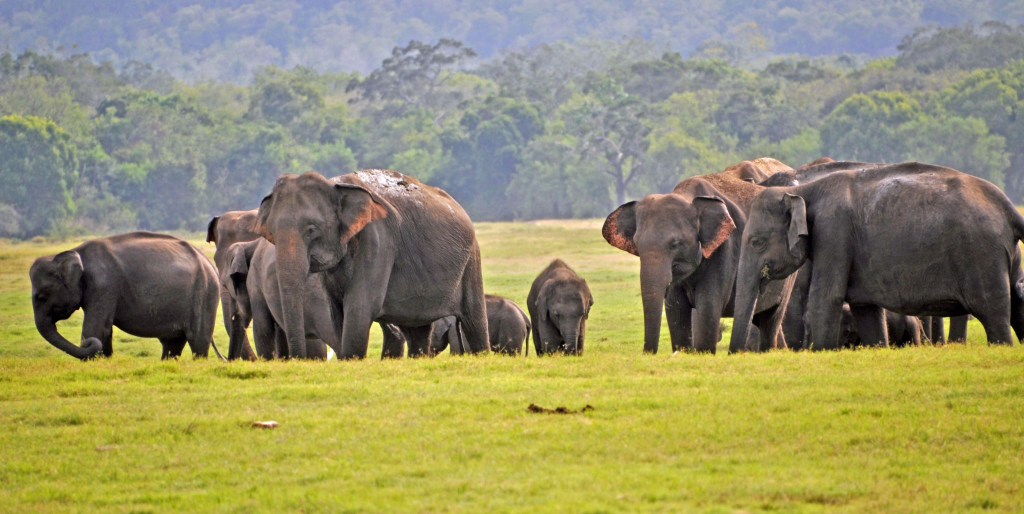
#> input picture assets/elephants.jpg, 2048 x 1028 px (shown at 1/2 size)
$ python img_fundamentals.py
#> lines starting #> are read from the running program, lines starting #| are printed output that depends on the picture; after the words box and inside, x2 and y2 are one past the last pixel; in counts of white or black regions, pixels touching at a corner belong together
import cv2
import random
img = cv2.imread('./assets/elephants.jpg', -1)
#> img is the input picture: shape (1028, 2048, 3); mean B, G, R 105.2, 144.2, 147.9

# print(img)
# img is represented as an array with pixel values
# print(img[256][25]) , value of one pixel

for i in range(100):
    for j in range (img.shape[1]):
        img[i][j] = [random.randint(0,255), random.randint(0,255), random.randint(0,255)]
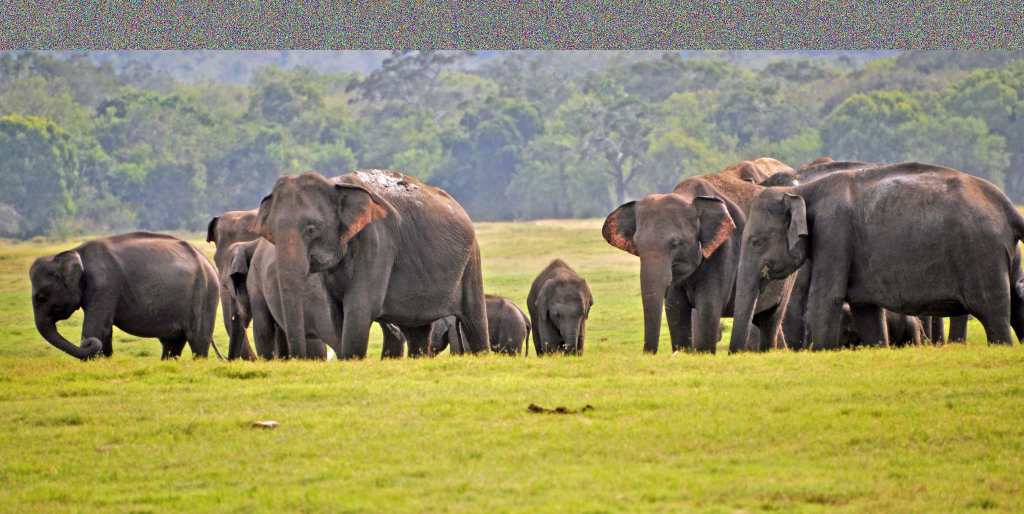
#> img: shape (1028, 2048, 3) (shown at 1/2 size); 9.73% of pixels changed, all inside (x1, y1, x2, y2) = (0, 0, 2048, 100)


cv2.imshow('Image',img)
cv2.waitKey(0)
cv2.destroyAllWindows()

img = cv2.imread('./assets/elephants.jpg', -1)
tag = img[500:700,600:900]  # slicing the image
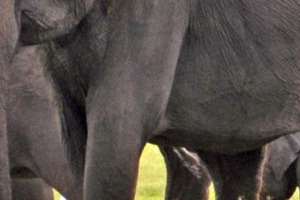
#> tag: shape (200, 300, 3); mean B, G, R 71, 76.2, 82.7
img[100:300,400:700] = tag
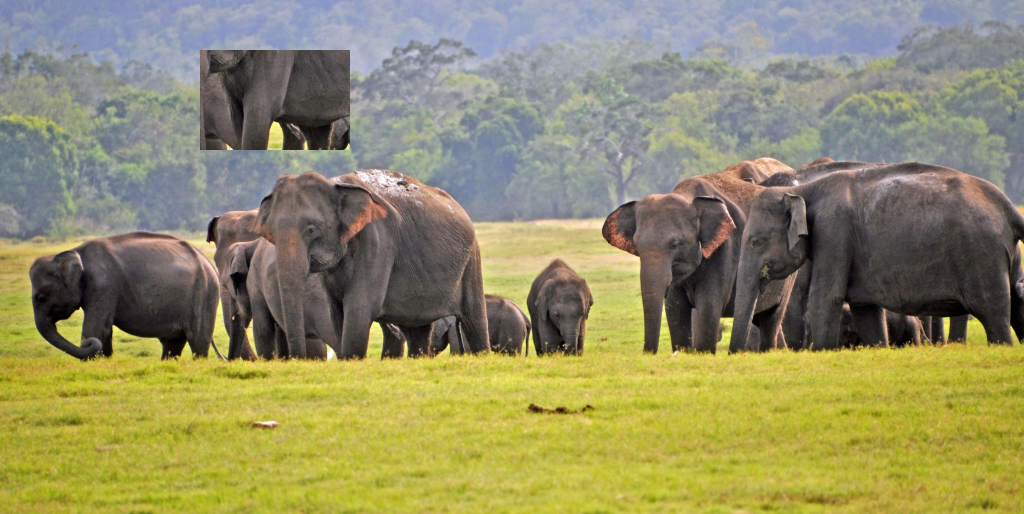
#> img: shape (1028, 2048, 3) (shown at 1/2 size); 2.85% of pixels changed, all inside (x1, y1, x2, y2) = (400, 100, 700, 300)
cv2.imshow('Image',img)
cv2.waitKey(0)
cv2.destroyAllWindows()
